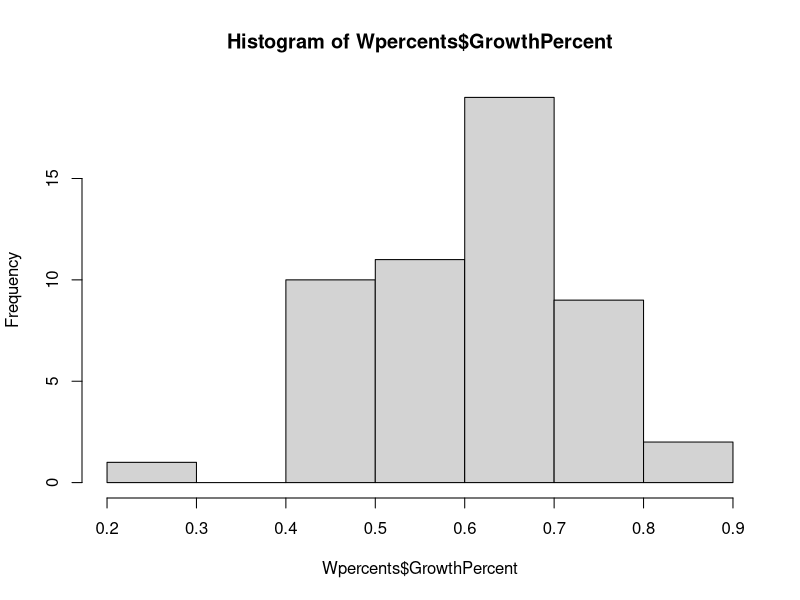

Reproduce this figure in R.
## ---- chunk 1
library(dplyr)
library(ggplot2)

RawData <- read.csv("PlateSortResults.csv")
summary(RawData)
head(RawData)
## ---- chunk 2
WEHIonly <- RawData %>% filter(Media == "WEHI")
summary(WEHIonly)
WEHIcomplete <- WEHIonly %>% filter(!is.na(WellsGrown))
summary(WEHIcomplete)
Wpercents <- WEHIcomplete %>% transform(GrowthPercent = WellsGrown / WellsPlated)
summary(Wpercents)
hist(Wpercents$GrowthPercent)

## ---- chunk 3
Wlowgrowth <- Wpercents %>% filter(GrowthPercent < 0.4)
Wlowgrowth
